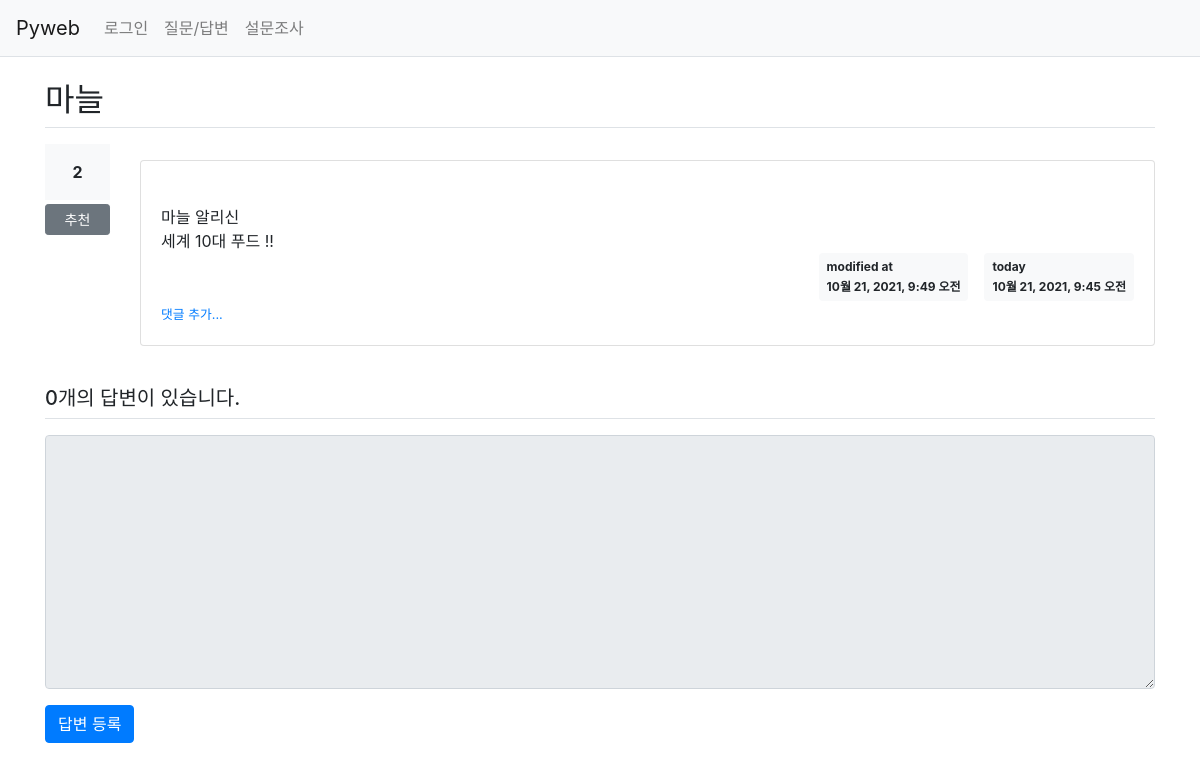
/pybo/28/, run on an earlier commit of the app's database.
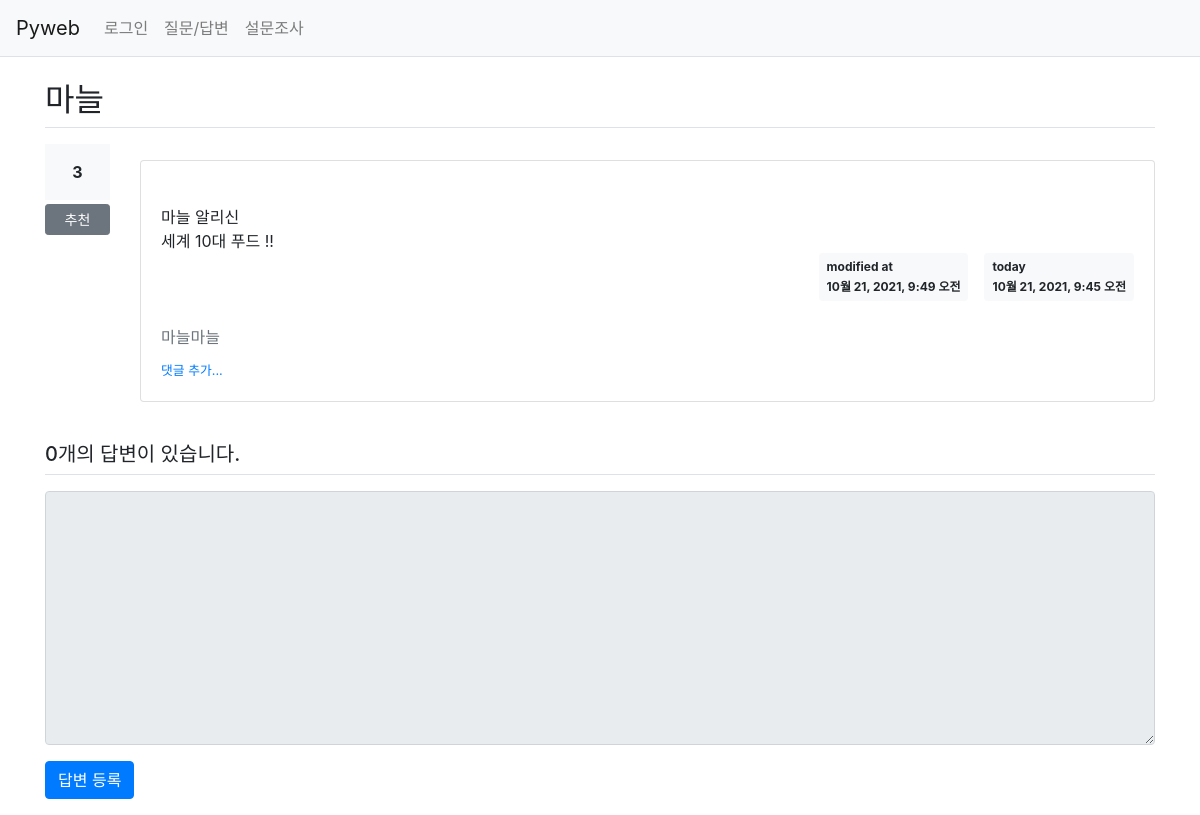
And on a later commit of the database.
### pybo/models.py (models this page shows, shortened)
class Question(models.Model):
    author = models.ForeignKey(User, on_delete=models.CASCADE, related_name='author_question')
    subject = models.CharField(max_length=200)
    content = models.TextField()
    create_date = models.DateTimeField()
    modify_date = models.DateTimeField(null=True, blank=True)
    voter = models.ManyToManyField(User, related_name='voter_question')

class Comment(models.Model):
    author = models.ForeignKey(User, on_delete=models.CASCADE)
    content = models.TextField()
    create_date = models.DateTimeField()
    modify_date = models.DateTimeField(null=True, blank=True)
    question = models.ForeignKey(Question, null=True, blank=True, on_delete=models.CASCADE)
    answer = models.ForeignKey(Answer, null=True, blank=True, on_delete=models.CASCADE)

### pybo/views/base_views.py (the view)
# urls.py: path('<int:question_id>/', views.detail, name='detail'),
def detail(request, question_id):
    question = get_object_or_404(Question, pk=question_id)
    context = {'question': question}
    return render(request, 'pybo/detail.html', context)

### templates/pybo/detail.html (shortened to what this page needs)
{% extends 'base.html' %}
{% block content %}
    <div class="container my-3">
        <h2 class="border-bottom py-2">{{ question.subject }}</h2>
        <div class="row my-3">
            <div class="col-1">
                <div class="bg-light text-center p-3 font-weight-bolder mb-1">
                    {{ question.voter.count }}
                </div>
                <a href="#" data-uri="{% url 'pybo:vote_question' question.id %}"
                   class="recommend btn btn-sm btn-secondary btn-block my-1">추천</a>
            </div>
            <div class="col-11">
                <div class="card my-3">
                    <div class="card-body">
                        <div class="card-text" style="white-space: pre-line">
                            {{ question.content }}
                        </div>
                        <div class="d-flex justify-content-end">
                            <div class="badge badge-light p-2 text-left mx-3">
                                <div class="mb-2">modified at</div>
                                <div>{{ question.modify_date }}</div>
                            </div>
                            <div class="badge badge-light p-2 text-left">
                                <div class="mb-2">{{ question.author.username }}</div>
                                <div>{{ question.create_date }}</div>
                            </div>
                        </div>
                        {% if question.comment_set.count > 0 %}
                        <div class="mt-3">
                            {% for comment in question.comment_set.all %}
                                <div class="comment py-2 text-muted">
                                    <span style="white-space: pre-line">{{ comment.content }}</span>
                                </div>
                            {% endfor %}
                        </div>
                        {% endif %}
                        <div>
                            <a href="{% url 'pybo:comment_create_question' question.id %}"><small>댓글 추가...</small></a>
                        </div>
                    </div>
                </div>
            </div>
        </div>
        <h5 class="border-bottom my-3 py-2">
            {{ question.answer_set.count }}개의 답변이 있습니다.
        </h5>
        <form action="{% url 'pybo:answer_create' question.id %}" method="post" class="my-3">
            <div class="form-group">
                <textarea name="content" id="content" rows="10" class="form-control"
                          {% if not user.is_authenticated %}disabled {% endif %}></textarea>
            </div>
            <input type="submit" value="답변 등록" class="btn btn-primary">
        </form>
    </div>
{% endblock %}

What changed in the data, as far as the page shows it:
computed for Question "마늘": voter.count "2" → "3"
added Comment: content "마늘마늘"
